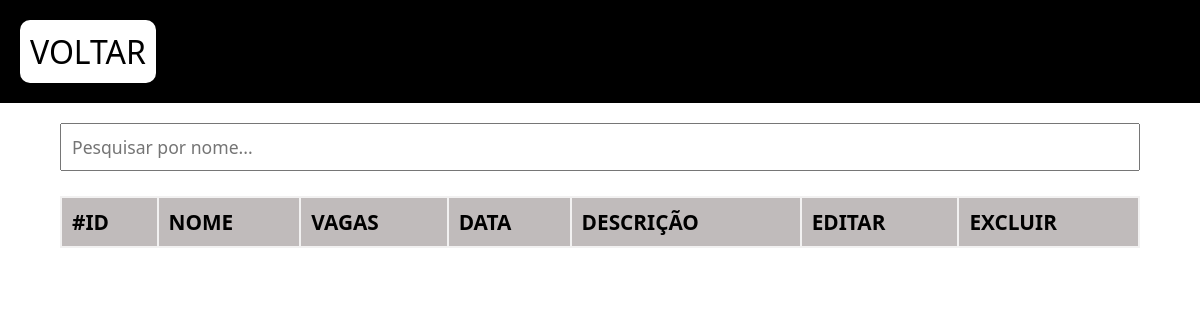
The page /pages/consultarTurmas.php on the database as committed earlier.
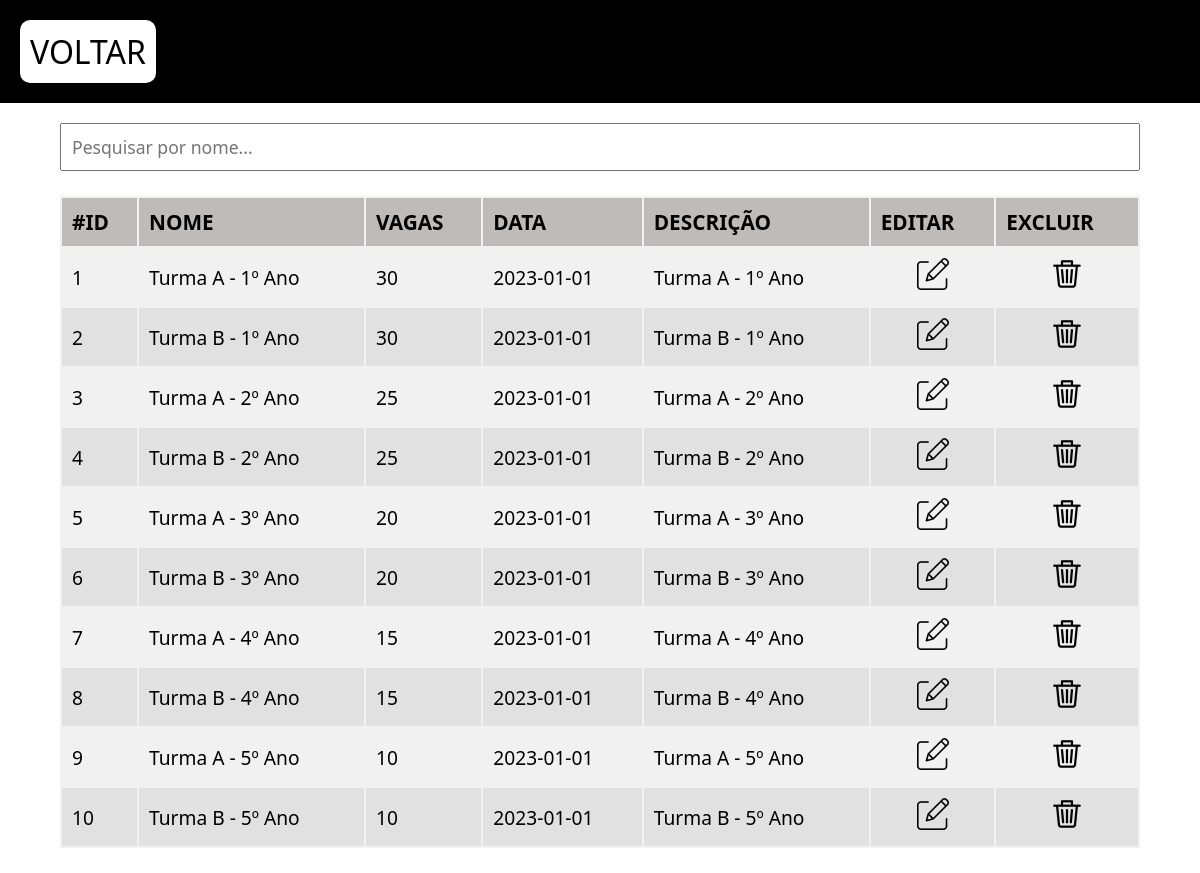
The same page on the database as committed later.
### tables this page shows
CREATE TABLE turmas (
    id_turma INT AUTO_INCREMENT PRIMARY KEY NOT NULL,
    nome_turma VARCHAR(100) NOT NULL,
    ano DATE NOT NULL,
    numero_vagas INT NOT NULL,
    desc_turma VARCHAR(100)
);

### Controllers/TurmaTabela.php (called while the page is built, shortened)
<?php
require '../lib/conn.php';
class Turma{
    public function listarTurmas(){
        global $conn;
        $sqlSelectTurmas = 'SELECT * FROM turmas';
        $sqlSelectTurmas = $conn->prepare($sqlSelectTurmas);
        $sqlSelectTurmas->execute();
        $resultado = $sqlSelectTurmas->fetchAll(PDO::FETCH_OBJ);
        return $resultado;
    }
}

### pages/consultarTurmas.php (the view, shortened to what this page needs)
<?php
require '../Controllers/TurmaTabela.php';
$turmas = new Turma();
$resultado = $turmas->listarTurmas();
?>
<!DOCTYPE html>
<html lang="pt-br">
<head>
  <link rel="stylesheet" href="../assets/style/default.css">
  <link rel="stylesheet" href="../assets/style/consultas.css">
  <link rel="stylesheet" href="../assets/style/header.css">
</head>
<body>
  <header>
    <div class="voltar">
      <a href="../index.php">
        <label>VOLTAR</label>
      </a>
    </div>
  </header>
  <main>
    <input type="text" id="pesquisaInput" onkeyup="filtrarTabela()" placeholder="Pesquisar por nome...">
    <table id="tabelas_consultas">
      <thead>
        <tr>
          <td scope="col">#id</td>
          <td scope="col">Nome</td>
          <td scope="col">Vagas</td>
          <td scope="col">Data</td>
          <td scope="col">Descrição</td>
          <td scope="col">Editar</td>
          <td scope="col">Excluir</td>
        </tr>
      </thead>
      <tbody>
        <?php foreach ($resultado as $turma): ?>
          <tr>
            <td><?= $turma->id_turma; ?></td>
            <td><?= $turma->nome_turma; ?></td>
            <td><?= $turma->numero_vagas; ?></td>
            <td><?= $turma->ano; ?></td>
            <td><?= $turma->desc_turma; ?></td>
            <td>
              <div class="icones">
                <a href="../pages/editarTurma.php?id=<?= $turma->id_turma; ?>">
                  <img src="../assets/imgs/editar.png" alt="">
                </a>
              </div>
            </td>
            <td>
              <div class="icones">
                <a href="../functions/realizarExclusaoTurma.php?id=<?= $turma->id_turma; ?>">
                  <img src="../assets/imgs/excluir.png" alt="">
                </a>
              </div>
            </td>
          </tr>
        <?php endforeach; ?>
      </tbody>
    </table>
  </main>
</body>
</html>

### assets/style/default.css (style rules this page uses)
* { margin: 0; padding: 0; box-sizing: border-box; font-family: system-ui, sans-serif; }

### assets/style/consultas.css (style rules this page uses)
main { width: 90%; display: flex; justify-content: center; align-items: center; flex-direction: column; margin: auto; }
#tabelas_consultas { margin: 25px 50px; }
#pesquisaInput { width: 100%; margin-top: 20px; padding: 10px; font-size: 1.1rem; }
table { width: 100%; background-color: rgba(223, 222, 222, 0.411); font-size: 1.2rem; }
thead td { background-color: rgb(192, 187, 187); font-weight: 600; font-size: 1.3rem; text-transform: uppercase; }
td { padding: 10px; }
.icones { display: flex; justify-content: center; }
img { margin: auto; height: 2rem; width: 2rem; }
td, th { text-align: left; }
tr:nth-child(even) { background-color: #e2e1e1; }

### assets/style/header.css (style rules this page uses)
header { background-color: black; display: flex; padding: 20px; }
.voltar { display: flex; align-items: center; justify-content: center; background-color: #fff; font-size: 2rem; border-radius: 10px; padding: 10px; }
a { color: #000000; text-decoration: none; }

Rows that differ between the two databases and show on the page:
added turmas: id_turma "1", nome_turma "Turma A - 1º Ano", numero_vagas "30", ano "2023-01-01", desc_turma "Turma A - 1º Ano"
added turmas: id_turma "2", nome_turma "Turma B - 1º Ano", numero_vagas "30", ano "2023-01-01", desc_turma "Turma B - 1º Ano"
added turmas: id_turma "3", nome_turma "Turma A - 2º Ano", numero_vagas "25", ano "2023-01-01", desc_turma "Turma A - 2º Ano"
added turmas: id_turma "4", nome_turma "Turma B - 2º Ano", numero_vagas "25", ano "2023-01-01", desc_turma "Turma B - 2º Ano"
added turmas: id_turma "5", nome_turma "Turma A - 3º Ano", numero_vagas "20", ano "2023-01-01", desc_turma "Turma A - 3º Ano"
added turmas: id_turma "6", nome_turma "Turma B - 3º Ano", numero_vagas "20", ano "2023-01-01", desc_turma "Turma B - 3º Ano"
added turmas: id_turma "7", nome_turma "Turma A - 4º Ano", numero_vagas "15", ano "2023-01-01", desc_turma "Turma A - 4º Ano"
added turmas: id_turma "8", nome_turma "Turma B - 4º Ano", numero_vagas "15", ano "2023-01-01", desc_turma "Turma B - 4º Ano"
added turmas: id_turma "9", nome_turma "Turma A - 5º Ano", numero_vagas "10", ano "2023-01-01", desc_turma "Turma A - 5º Ano"
added turmas: id_turma "10", nome_turma "Turma B - 5º Ano", numero_vagas "10", ano "2023-01-01", desc_turma "Turma B - 5º Ano"
